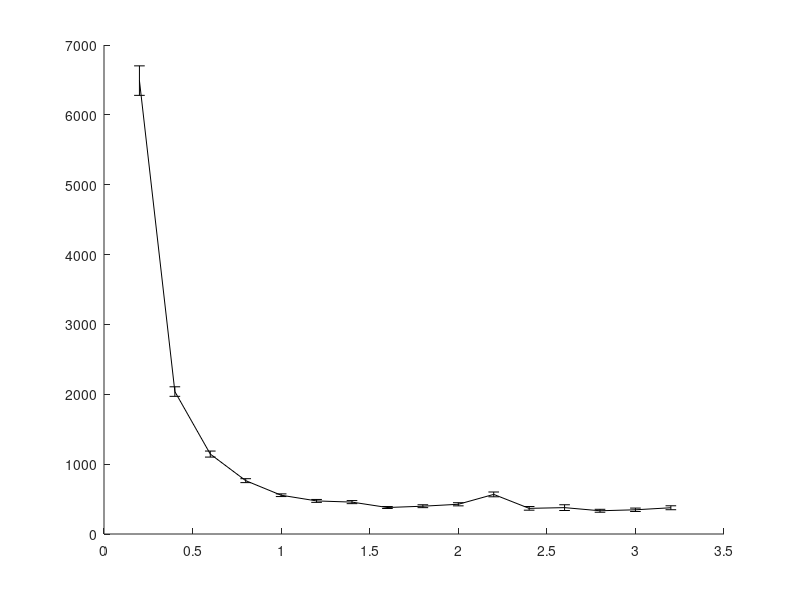

MATLAB code to generate this figure: (Note: this script raises an error after producing the figure.)
% Performance comparison between the PCS, GD (with KDL) and the Hybrid
% approach. The experiment is in one scene with obstacles where the start and goal configurations
% are:
% State c_start = {0.5236, 1.74753, -1.8326, -1.4835,	1.5708,	0, 1.004278, 0.2729, 0.9486, -1.15011, 1.81001, -1.97739};
% State c_goal = {0.5236, 0.34907, 0.69813, -1.3963, 1.5708, 0, 0.7096, 1.8032, -1.7061, -1.6286, 1.9143, -2.0155}; // Robot 2 no backflip - Elbow down
% This while benchmarking the maximum step distance.
% With joint limits of the ABB robots.
% last updated: 09/04/17

clear all
clc

%%
planners = {'BiRRT','RRT','LazyRRT','SBL'};
plannerType = planners{2};
switch plannerType
    case 'BiRRT'
        D1 = load('Benchmark_BiRRT_PCS_3poles_rB.txt');
        D2 = load('Benchmark_BiRRT_GD_3poles_rB.txt');
        D3 = load('Benchmark_BiRRT_HB_3poles_rB.txt');
    case 'RRT'
        D1 = load('Benchmark_RRT_PCS_3poles_rB.txt'); D1 = D1(D1(:,3)==1,:);
        D2 = load('Benchmark_RRT_GD_3poles_rB.txt'); D2 = D2(D2(:,3)==1,:);
        D3 = load('Benchmark_RRT_HB_3poles_rB.txt'); D3 = D3(D3(:,3)==1,:);
    case 'LazyRRT'
        D1 = load('Benchmark_LazyRRT_PCS_3poles_rB.txt');
        D2 = load('Benchmark_LazyRRT_GD_3poles_rB.txt'); D2 = D2(D2(:,3)==1,:);
        D3 = load('Benchmark_RRT_HB_3poles_rB.txt');
    case 'SBL'
        D1 = load('Benchmark_SBL_PCS_3poles_rB.txt');
        D2 = load('Benchmark_SBL_GD_3poles_rB.txt');
        D3 = load('Benchmark_SBL_HB_3poles_rB.txt');
end

%% 
disp(['Results for ' plannerType ':']);


%%
% PCS
rd = sort(unique(D1(:,1)));
for i = 1:length(rd)
    M = D1(D1(:,1)==rd(i), 2:end);
    td(i) = mean(M(:,4))*1e3;
    td_ste(i) = 1e3*std(M(:,4))/sqrt(size(M,1));
end

%%
% GD
rg = sort(unique(D2(:,1)));
for i = 1:length(rg)
    M = D2(D2(:,1)==rg(i), 2:end);
%     disp([i-1 rg(i)  size(M,1)])
    tg(i) = mean(M(:,4))*1e3;
    tg_ste(i) = 1e3*std(M(:,4))/sqrt(size(M,1));
end

%%
% HB
rb = sort(unique(D3(:,1)));
for i = 1:length(rb)
    M = D3(D3(:,1)==rb(i), 2:end);
%     disp([i-1 rg(i)  size(M,1)])
    tb(i) = mean(M(:,4))*1e3;
    tb_ste(i) = 1e3*std(M(:,4))/sqrt(size(M,1));
end

%%
disp(' ');
[tdmin, id] = min(td);
[tgmin, ig] = min(tg);
[tbmin, ib] = min(tb);

%%
h = figure(1);
clf
errorbar(rd,td,td_ste,'-k','linewidth',2);
hold on
errorbar(rg,tg,tg_ste,'--k','linewidth',2);
errorbar(rb,tb,tb_ste,':k','linewidth',2);
hold off
ylabel('mean runtime [msec]');
xlabel('max. local-connection distance');
legend('PCS','GD','HB');
% xlim([0 6]);
% xlim([min(rd) max(rd)]);

%% 
sS = rd(id);
tmin = tdmin;
D1 = D1(D1(:,1)==sS, 2:end);
verf = D1(:,1)==1;
suc = D1(:,2)==1;

D = D1;
disp('------------------------------------');
disp('PCS:');
disp(['Results of ' num2str(size(D,1)) ' queries.']);
disp(['Minimum avg. runtime is ' num2str(tmin) 'msec with d = ' num2str(sS) ]);
disp(['Percent of successful queries verified: ' num2str(sum(verf & suc)/sum(suc)*100) '%']);
disp(['Plan distance: ' num2str(D(1,3)) ]);
disp(['Avg. runtime: ' num2str(mean(D(:,4))*1e3)  ' +/- ' num2str(std(D(:,4))/sqrt(size(D,1))*1e3) ' msec ']);
disp(['Min. runtime: ' num2str(min(D(:,4))*1e3) ' msec ']);
disp(['Avg. nodes in path: ' num2str(floor(mean(D(:,10)))) ]);
disp(['Avg. nodes in trees: ' num2str(floor(mean(D(:,11)))) ]);
disp(['Avg. number of projections: ' num2str(floor(mean(D(:,5)))) ]);
disp(['Avg. local-connection time: ' num2str(mean(D(:,12)./D(:,13))*1e3)  ' +/- ' num2str(std(D(:,12)./D(:,13))/sqrt(size(D,1))*1e3) ' msec ']);
disp(['Avg. total local-connection time: ' num2str(mean(D(:,12))*1e3)  ' +/- ' num2str(std(D(:,12))/sqrt(size(D,1))*1e3) ' msec ']);
disp(['Avg. number of local connection checks: ' num2str(mean(D(:,13)))]);
disp(['Avg. collision check time: ' num2str(mean(D(:,8))*1e3) ' msec.']);
disp(['Percent of successful local connections: ' num2str(100*mean(D(:,14)./D(:,13)))]);

%%
sS = rg(ig);
tmin = tgmin;
D2 = D2(D2(:,1)==sS, 2:end);
verf = D2(:,1)==1;
suc = D2(:,2)==1;

D = D2;
disp('------------------------------------');
disp('GD:');
disp(['Results of ' num2str(size(D,1)) ' queries.']);
disp(['Minimum avg. runtime is ' num2str(tmin) 'msec with d = ' num2str(sS) ]);
disp(['Percent of successful queries verified: ' num2str(sum(verf & suc)/sum(suc)*100) '%']);
disp(['Plan distance: ' num2str(D(1,3)) ]);
disp(['Avg. runtime: ' num2str(mean(D(:,4))*1e3)  ' +/- ' num2str(std(D(:,4))/sqrt(size(D,1))*1e3) ' msec ']);
disp(['Min. runtime: ' num2str(min(D(:,4))*1e3) ' msec ']);
disp(['Avg. nodes in path: ' num2str(floor(mean(D(:,10)))) ]);
disp(['Avg. nodes in trees: ' num2str(floor(mean(D(:,11)))) ]);
disp(['Avg. number of projections: ' num2str(floor(mean(D(:,5)))) ]);
disp(['Avg. local-connection time: ' num2str(mean(D(:,12)./D(:,13))*1e3)  ' +/- ' num2str(std(D(:,12)./D(:,13))/sqrt(size(D,1))*1e3) ' msec ']);
disp(['Avg. total local-connection time: ' num2str(mean(D(:,12))*1e3)  ' +/- ' num2str(std(D(:,12))/sqrt(size(D,1))*1e3) ' msec ']);
disp(['Avg. number of local connection checks: ' num2str(mean(D(:,13)))]);
disp(['Avg. collision check time: ' num2str(mean(D(:,8))*1e3) ' msec.']);
disp(['Percent of successful local connections: ' num2str(100*mean(D(:,14)./D(:,13)))]);

%%
sS = rb(ib);
tmin = tbmin;
D3 = D3(D3(:,1)==sS, 2:end);
verf = D3(:,1)==1;
suc = D3(:,2)==1;

D = D3;
disp('------------------------------------');
disp('HB:');
disp(['Results of ' num2str(size(D,1)) ' queries.']);
disp(['Minimum avg. runtime is ' num2str(tmin) 'msec with d = ' num2str(sS) ]);
disp(['Percent of successful queries verified: ' num2str(sum(verf & suc)/sum(suc)*100) '%']);
disp(['Plan distance: ' num2str(D(1,3)) ]);
disp(['Avg. runtime: ' num2str(mean(D(:,4))*1e3)  ' +/- ' num2str(std(D(:,4))/sqrt(size(D,1))*1e3) ' msec ']);
disp(['Min. runtime: ' num2str(min(D(:,4))*1e3) ' msec ']);
disp(['Avg. nodes in path: ' num2str(floor(mean(D(:,10)))) ]);
disp(['Avg. nodes in trees: ' num2str(floor(mean(D(:,11)))) ]);
disp(['Avg. number of projections: ' num2str(floor(mean(D(:,5)))) ]);
disp(['Avg. local-connection time: ' num2str(mean(D(:,12)./D(:,13))*1e3)  ' +/- ' num2str(std(D(:,12)./D(:,13))/sqrt(size(D,1))*1e3) ' msec ']);
disp(['Avg. total local-connection time: ' num2str(mean(D(:,12))*1e3)  ' +/- ' num2str(std(D(:,12))/sqrt(size(D,1))*1e3) ' msec ']);
disp(['Avg. number of local connection checks: ' num2str(mean(D(:,13)))]);
disp(['Avg. collision check time: ' num2str(mean(D(:,8))*1e3) ' msec.']);
disp(['Percent of successful local connections: ' num2str(100*mean(D(:,14)./D(:,13)))]);

%%
disp(' ');
disp(['Best speed-up: t_{pcs}/t_{gd} = ' num2str(tdmin/tgmin) ]);
disp(['Best speed-up: t_{hb}/t_{gd} = ' num2str(tbmin/tgmin) ]);
disp(['Best speed-up: t_{hb}/t_{pcs} = ' num2str(tbmin/tdmin) ]);

%%
%%
%%
% PCS
td = D1(:,4);
maxT = max(td);
T1 = linspace(0,maxT,100);
T1 = T1(2:end);
for i = 1:length(T1)
    sd = td < T1(i);
    md(i) = mean(td(sd));
    Md(i) = 1-sum(sd)/length(td);
end
%%
% GD
tg = D2(:,4);
maxT = max(tg);
T2 = linspace(0,maxT,1000);
T2 = T2(2:end);
for i = 1:length(T2)
    sg = tg < T2(i);
    mg(i) = mean(tg(sg));
    Mg(i) = 1-sum(sg)/length(tg);
end

%%
% HB
tb = D3(:,4);
maxT = max(tg);
T3 = linspace(0,maxT,1000);
T3 = T3(2:end);
for i = 1:length(T3)
    sb = tb < T3(i);
    mb(i) = mean(tb(sb));
    Mb(i) = 1-sum(sb)/length(tb);
end

%%
h = figure(2);
clf
plot(T1,Md*100,'-k','linewidth',2);
hold on
plot(T2,Mg*100,'--k','linewidth',2);
% plot(T3,Mb*100,':k','linewidth',2);
hold off
xlabel('maximum runtime (sec)');
ylabel('failure rate (%)');
legend('PCS','NR');
xlim([0 1.2]);%max([T1 T2])]);
% title(plannerType);
set(gca,'fontsize',13);
% set(h, 'Position', [100, 100, 800, 400]);
% print PCS_NR_runtime.eps -depsc -r200
